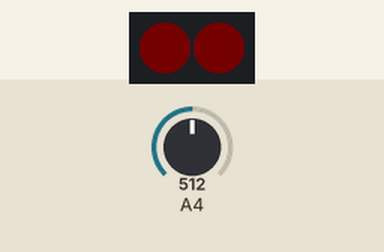
The sketch below on a simulated Arduino Uno, built with avr-gcc and run on an emulated ATmega328P. Parts: 2 RGB LEDs in strip order, left to right. The test bench sets the inputs (shaded band); at power-on: A4 = 512. Dim RGB values are drawn brighter than linear.

Above: at 1.2 s.
1.3 s: A4 set to 716
At 2.0 s:
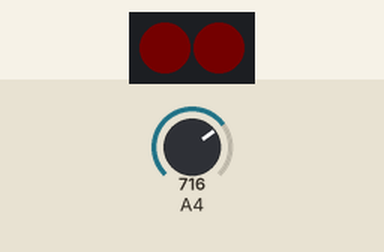
2.8 s: A4 set to 900
At 3.2 s:
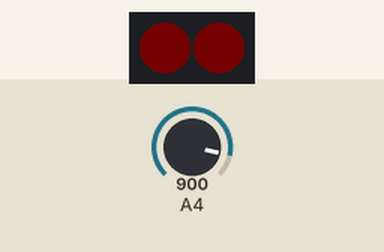
4.3 s: A4 set to 1023
At 5.5 s:
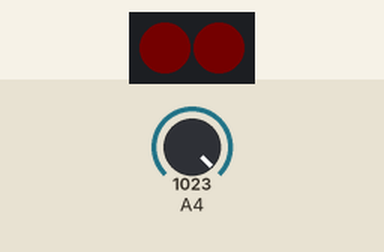
Timing chart, 0 to 7.3 s (numbered marks = the images above; inputs shaded):
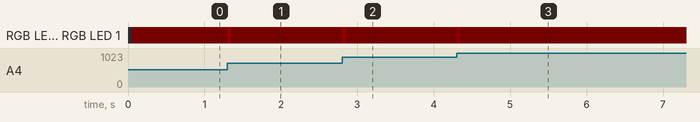

The sketch:

testing_mic_lights.ino
```cpp
#include <Adafruit_NeoPixel.h>

#define PIN 2

int ledNum = 2;

Adafruit_NeoPixel strip = Adafruit_NeoPixel(ledNum, PIN, NEO_GRB + NEO_KHZ800);

const int sampleWindow = 50; // Sample window width in mS (50 mS = 20Hz)
unsigned int sample;

void setup()
{
  Serial.begin(9600);
  strip.begin();
  strip.setBrightness(90);
  strip.show(); // Initialize all pixels to 'off'
}

void loop()
{
  unsigned long startMillis= millis();  // Start of sample window
  unsigned int peakToPeak = 0;   // peak-to-peak level

  unsigned int signalMax = 0;
  unsigned int signalMin = 1024;

  // collect data for 50 mS
  while (millis() - startMillis < sampleWindow)
  {
    sample = analogRead(18);

    if (sample < 1024)  // toss out spurious readings
    {
       if (sample > signalMax)
       {
          signalMax = sample;  // save just the max levels
       }
       else if (sample < signalMin)
       {
          signalMin = sample;  // save just the min levels
       }
    }
  }
  peakToPeak = signalMax - signalMin;  // max - min = peak-peak amplitude
  int brightness = map(peakToPeak, 0, 1023, 5, 255);

  for (int i = 0; i < ledNum; i++){
      strip.setPixelColor(i, strip.Color(brightness, 0, 0));
      strip.show();
  }

  //double volts = (peakToPeak * 3.3) / 1024;  // convert to volts
  //Serial.println(volts);
}
```

Measured:
- after the input at 1.3 s, RGB LED 0, RGB LED 1: RGB(1, 0, 0) → RGB(19, 0, 0) at once, → RGB(1, 0, 0) 0.05 s later
- after the input at 2.8 s, RGB LED 0, RGB LED 1: RGB(1, 0, 0) → RGB(17, 0, 0) at once, → RGB(1, 0, 0) 0.05 s later
- after the input at 4.3 s, RGB LED 0, RGB LED 1: RGB(1, 0, 0) → RGB(12, 0, 0) at once, → RGB(1, 0, 0) 0.05 s later
